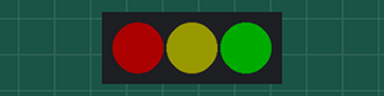
The program below on a simulated Raspberry Pi (BCM pin numbers). Shown: 3 RGB LEDs in strip order, left to right. Dim RGB values are drawn brighter than linear; threads take turns every 2 ms.

Above: at 1.6 s.
At 4.3 s:
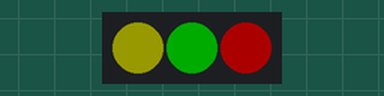
At 6.54 s:
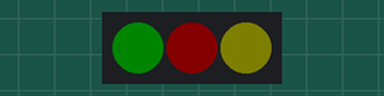
At 10.5 s:
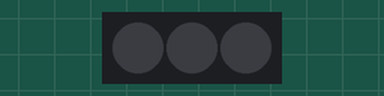
Timing chart, 0 to 13.8 s (numbered marks = the images above):
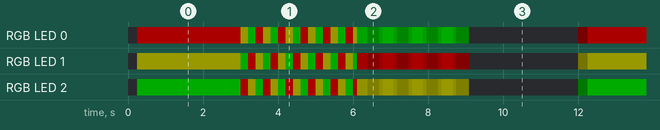

The program:

pixels.py
```python
"""
LED light pattern like Google Home
"""

import apa102
import time
import threading
try:
    import queue as Queue
except ImportError:
    import Queue as Queue


class Pixels:
    PIXELS_N = 3

    def __init__(self):
        self.basis = [0] * 3 * self.PIXELS_N
        self.basis[0] = 2
        self.basis[3] = 1
        self.basis[4] = 1
        self.basis[7] = 2

        self.colors = [0] * 3 * self.PIXELS_N
        self.dev = apa102.APA102(num_led=self.PIXELS_N)

        self.next = threading.Event()
        self.queue = Queue.Queue()
        self.thread = threading.Thread(target=self._run)
        self.thread.daemon = True
        self.thread.start()

    def wakeup(self, direction=0):
        def f():
            self._wakeup(direction)

        self.next.set()
        self.queue.put(f)

    def listen(self):
        self.next.set()
        self.queue.put(self._listen)

    def think(self):
        self.next.set()
        self.queue.put(self._think)

    def speak(self):
        self.next.set()
        self.queue.put(self._speak)

    def off(self):
        self.next.set()
        self.queue.put(self._off)

    def _run(self):
        while True:
            func = self.queue.get()
            func()

    def _wakeup(self, direction=0):
        for i in range(1, 25):
            colors = [i * v for v in self.basis]
            self.write(colors)
            time.sleep(0.01)

        self.colors = colors

    def _listen(self):
        for i in range(1, 25):
            colors = [i * v for v in self.basis]
            self.write(colors)
            time.sleep(0.01)

        self.colors = colors

    def _think(self):
        colors = self.colors

        self.next.clear()
        while not self.next.is_set():
            colors = colors[3:] + colors[:3]
            self.write(colors)
            time.sleep(0.2)

        t = 0.1
        for i in range(0, 5):
            colors = colors[3:] + colors[:3]
            self.write([(v * (4 - i) / 4) for v in colors])
            time.sleep(t)
            t /= 2

        # time.sleep(0.5)

        self.colors = colors

    def _speak(self):
        colors = self.colors
        gradient = -1
        position = 24

        self.next.clear()
        while not self.next.is_set():
            position += gradient
            self.write([(v * position / 24) for v in colors])

            if position == 24 or position == 4:
                gradient = -gradient
                time.sleep(0.2)
            else:
                time.sleep(0.01)

        while position > 0:
            position -= 1
            self.write([(v * position / 24) for v in colors])
            time.sleep(0.01)

        # self._off()

    def _off(self):
        self.write([0] * 3 * self.PIXELS_N)

    def write(self, colors):
        for i in range(self.PIXELS_N):
            self.dev.set_pixel(i, int(colors[3*i]), int(colors[3*i + 1]), int(colors[3*i + 2]))

        self.dev.show()


pixels = Pixels()


if __name__ == '__main__':
    while True:

        try:
            pixels.wakeup()
            time.sleep(3)
            pixels.think()
            time.sleep(3)
            pixels.speak()
            time.sleep(3)
            pixels.off()
            time.sleep(3)
        except KeyboardInterrupt:
            break


    pixels.off()
    time.sleep(1)
```

apa102.py
```python
"""
The code is based on https://github.com/tinue/APA102_Pi
This is the main driver module for APA102 LEDs

License: GPL V2
"""

import spidev
from math import ceil

RGB_MAP = { 'rgb': [3, 2, 1], 'rbg': [3, 1, 2], 'grb': [2, 3, 1],
            'gbr': [2, 1, 3], 'brg': [1, 3, 2], 'bgr': [1, 2, 3] }

class APA102:
    """
    Driver for APA102 LEDS (aka "DotStar").

    (c) Martin Erzberger 2016-2017

    My very first Python code, so I am sure there is a lot to be optimized ;)

    Public methods are:
     - set_pixel
     - set_pixel_rgb
     - show
     - clear_strip
     - cleanup

    Helper methods for color manipulation are:
     - combine_color
     - wheel

    The rest of the methods are used internally and should not be used by the
    user of the library.

    Very brief overview of APA102: An APA102 LED is addressed with SPI. The bits
    are shifted in one by one, starting with the least significant bit.

    An LED usually just forwards everything that is sent to its data-in to
    data-out. While doing this, it remembers its own color and keeps glowing
    with that color as long as there is power.

    An LED can be switched to not forward the data, but instead use the data
    to change it's own color. This is done by sending (at least) 32 bits of
    zeroes to data-in. The LED then accepts the next correct 32 bit LED
    frame (with color information) as its new color setting.

    After having received the 32 bit color frame, the LED changes color,
    and then resumes to just copying data-in to data-out.

    The really clever bit is this: While receiving the 32 bit LED frame,
    the LED sends zeroes on its data-out line. Because a color frame is
    32 bits, the LED sends 32 bits of zeroes to the next LED.
    As we have seen above, this means that the next LED is now ready
    to accept a color frame and update its color.

    So that's really the entire protocol:
    - Start by sending 32 bits of zeroes. This prepares LED 1 to update
      its color.
    - Send color information one by one, starting with the color for LED 1,
      then LED 2 etc.
    - Finish off by cycling the clock line a few times to get all data
      to the very last LED on the strip

    The last step is necessary, because each LED delays forwarding the data
    a bit. Imagine ten people in a row. When you yell the last color
    information, i.e. the one for person ten, to the first person in
    the line, then you are not finished yet. Person one has to turn around
    and yell it to person 2, and so on. So it takes ten additional "dummy"
    cycles until person ten knows the color. When you look closer,
    you will see that not even person 9 knows its own color yet. This
    information is still with person 2. Essentially the driver sends additional
    zeroes to LED 1 as long as it takes for the last color frame to make it
    down the line to the last LED.
    """
    # Constants
    MAX_BRIGHTNESS = 0b11111 # Safeguard: Set to a value appropriate for your setup
    LED_START = 0b11100000 # Three "1" bits, followed by 5 brightness bits

    def __init__(self, num_led, global_brightness=MAX_BRIGHTNESS,
                 order='rgb', bus=0, device=1, max_speed_hz=8000000):
        self.num_led = num_led  # The number of LEDs in the Strip
        order = order.lower()
        self.rgb = RGB_MAP.get(order, RGB_MAP['rgb'])
        # Limit the brightness to the maximum if it's set higher
        if global_brightness > self.MAX_BRIGHTNESS:
            self.global_brightness = self.MAX_BRIGHTNESS
        else:
            self.global_brightness = global_brightness

        self.leds = [self.LED_START,0,0,0] * self.num_led # Pixel buffer
        self.spi = spidev.SpiDev()  # Init the SPI device
        self.spi.open(bus, device)  # Open SPI port 0, slave device (CS) 1
        # Up the speed a bit, so that the LEDs are painted faster
        if max_speed_hz:
            self.spi.max_speed_hz = max_speed_hz

    def clock_start_frame(self):
        """Sends a start frame to the LED strip.

        This method clocks out a start frame, telling the receiving LED
        that it must update its own color now.
        """
        self.spi.xfer2([0] * 4)  # Start frame, 32 zero bits


    def clock_end_frame(self):
        """Sends an end frame to the LED strip.

        As explained above, dummy data must be sent after the last real colour
        information so that all of the data can reach its destination down the line.
        The delay is not as bad as with the human example above.
        It is only 1/2 bit per LED. This is because the SPI clock line
        needs to be inverted.

        Say a bit is ready on the SPI data line. The sender communicates
        this by toggling the clock line. The bit is read by the LED
        and immediately forwarded to the output data line. When the clock goes
        down again on the input side, the LED will toggle the clock up
        on the output to tell the next LED that the bit is ready.

        After one LED the clock is inverted, and after two LEDs it is in sync
        again, but one cycle behind. Therefore, for every two LEDs, one bit
        of delay gets accumulated. For 300 LEDs, 150 additional bits must be fed to
        the input of LED one so that the data can reach the last LED.

        Ultimately, we need to send additional numLEDs/2 arbitrary data bits,
        in order to trigger numLEDs/2 additional clock changes. This driver
        sends zeroes, which has the benefit of getting LED one partially or
        fully ready for the next update to the strip. An optimized version
        of the driver could omit the "clockStartFrame" method if enough zeroes have
        been sent as part of "clockEndFrame".
        """

        self.spi.xfer2([0xFF] * 4)

        # Round up num_led/2 bits (or num_led/16 bytes)
        #for _ in range((self.num_led + 15) // 16):
        #    self.spi.xfer2([0x00])


    def clear_strip(self):
        """ Turns off the strip and shows the result right away."""

        for led in range(self.num_led):
            self.set_pixel(led, 0, 0, 0)
        self.show()


    def set_pixel(self, led_num, red, green, blue, bright_percent=100):
        """Sets the color of one pixel in the LED stripe.

        The changed pixel is not shown yet on the Stripe, it is only
        written to the pixel buffer. Colors are passed individually.
        If brightness is not set the global brightness setting is used.
        """
        if led_num < 0:
            return  # Pixel is invisible, so ignore
        if led_num >= self.num_led:
            return  # again, invisible

        # Calculate pixel brightness as a percentage of the
        # defined global_brightness. Round up to nearest integer
        # as we expect some brightness unless set to 0
        brightness = int(ceil(bright_percent*self.global_brightness/100.0))

        # LED startframe is three "1" bits, followed by 5 brightness bits
        ledstart = (brightness & 0b00011111) | self.LED_START

        start_index = 4 * led_num
        self.leds[start_index] = ledstart
        self.leds[start_index + self.rgb[0]] = red
        self.leds[start_index + self.rgb[1]] = green
        self.leds[start_index + self.rgb[2]] = blue


    def set_pixel_rgb(self, led_num, rgb_color, bright_percent=100):
        """Sets the color of one pixel in the LED stripe.

        The changed pixel is not shown yet on the Stripe, it is only
        written to the pixel buffer.
        Colors are passed combined (3 bytes concatenated)
        If brightness is not set the global brightness setting is used.
        """
        self.set_pixel(led_num, (rgb_color & 0xFF0000) >> 16,
                       (rgb_color & 0x00FF00) >> 8, rgb_color & 0x0000FF,
                        bright_percent)


    def rotate(self, positions=1):
        """ Rotate the LEDs by the specified number of positions.

        Treating the internal LED array as a circular buffer, rotate it by
        the specified number of positions. The number could be negative,
        which means rotating in the opposite direction.
        """
        cutoff = 4 * (positions % self.num_led)
        self.leds = self.leds[cutoff:] + self.leds[:cutoff]


    def show(self):
        """Sends the content of the pixel buffer to the strip.

        Todo: More than 1024 LEDs requires more than one xfer operation.
        """
        self.clock_start_frame()
        # xfer2 kills the list, unfortunately. So it must be copied first
        # SPI takes up to 4096 Integers. So we are fine for up to 1024 LEDs.
        data = list(self.leds)
        while data:
            self.spi.xfer2(data[:32])
            data = data[32:]
        self.clock_end_frame()


    def cleanup(self):
        """Release the SPI device; Call this method at the end"""

        self.spi.close()  # Close SPI port

    @staticmethod
    def combine_color(red, green, blue):
        """Make one 3*8 byte color value."""

        return (red << 16) + (green << 8) + blue


    def wheel(self, wheel_pos):
        """Get a color from a color wheel; Green -> Red -> Blue -> Green"""

        if wheel_pos > 255:
            wheel_pos = 255 # Safeguard
        if wheel_pos < 85:  # Green -> Red
            return self.combine_color(wheel_pos * 3, 255 - wheel_pos * 3, 0)
        if wheel_pos < 170:  # Red -> Blue
            wheel_pos -= 85
            return self.combine_color(255 - wheel_pos * 3, 0, wheel_pos * 3)
        # Blue -> Green
        wheel_pos -= 170
        return self.combine_color(0, wheel_pos * 3, 255 - wheel_pos * 3)


    def dump_array(self):
        """For debug purposes: Dump the LED array onto the console."""

        print(self.leds)
```

Measured:
- by itself, RGB LED 0: off → RGB(48, 0, 0) at 0.25 s, → RGB(24, 24, 0) 2.8 s later, → RGB(0, 48, 0) 0.20 s later, → RGB(48, 0, 0) 0.20 s later, … (108 changes in this stretch)
- by itself, RGB LED 2: off → RGB(0, 48, 0) at 0.25 s, → RGB(48, 0, 0) 2.8 s later, → RGB(24, 24, 0) 0.20 s later, → RGB(0, 48, 0) 0.20 s later, … (108 changes in this stretch)
- by itself, everything shown: repeats every 12.0 s, in 34 steps
